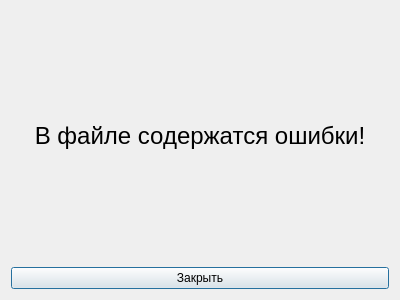
<?xml version="1.0" encoding="UTF-8"?>
<ui version="4.0">
 <class>ErrorDialog</class>
 <widget class="QDialog" name="ErrorDialog">
  <property name="geometry">
   <rect>
    <x>0</x>
    <y>0</y>
    <width>400</width>
    <height>300</height>
   </rect>
  </property>
  <property name="windowTitle">
   <string>Ошибка!</string>
  </property>
  <layout class="QVBoxLayout" name="verticalLayout">
   <item>
    <widget class="QLabel" name="label">
     <property name="font">
      <font>
       <pointsize>18</pointsize>
      </font>
     </property>
     <property name="text">
      <string>В файле содержатся ошибки!</string>
     </property>
     <property name="alignment">
      <set>Qt::AlignCenter</set>
     </property>
    </widget>
   </item>
   <item>
    <widget class="QPushButton" name="pushButton">
     <property name="text">
      <string>Закрыть</string>
     </property>
    </widget>
   </item>
  </layout>
 </widget>
 <resources/>
 <connections>
  <connection>
   <sender>pushButton</sender>
   <signal>clicked()</signal>
   <receiver>ErrorDialog</receiver>
   <slot>reject()</slot>
   <hints>
    <hint type="sourcelabel">
     <x>259</x>
     <y>271</y>
    </hint>
    <hint type="destinationlabel">
     <x>282</x>
     <y>261</y>
    </hint>
   </hints>
  </connection>
 </connections>
</ui>
